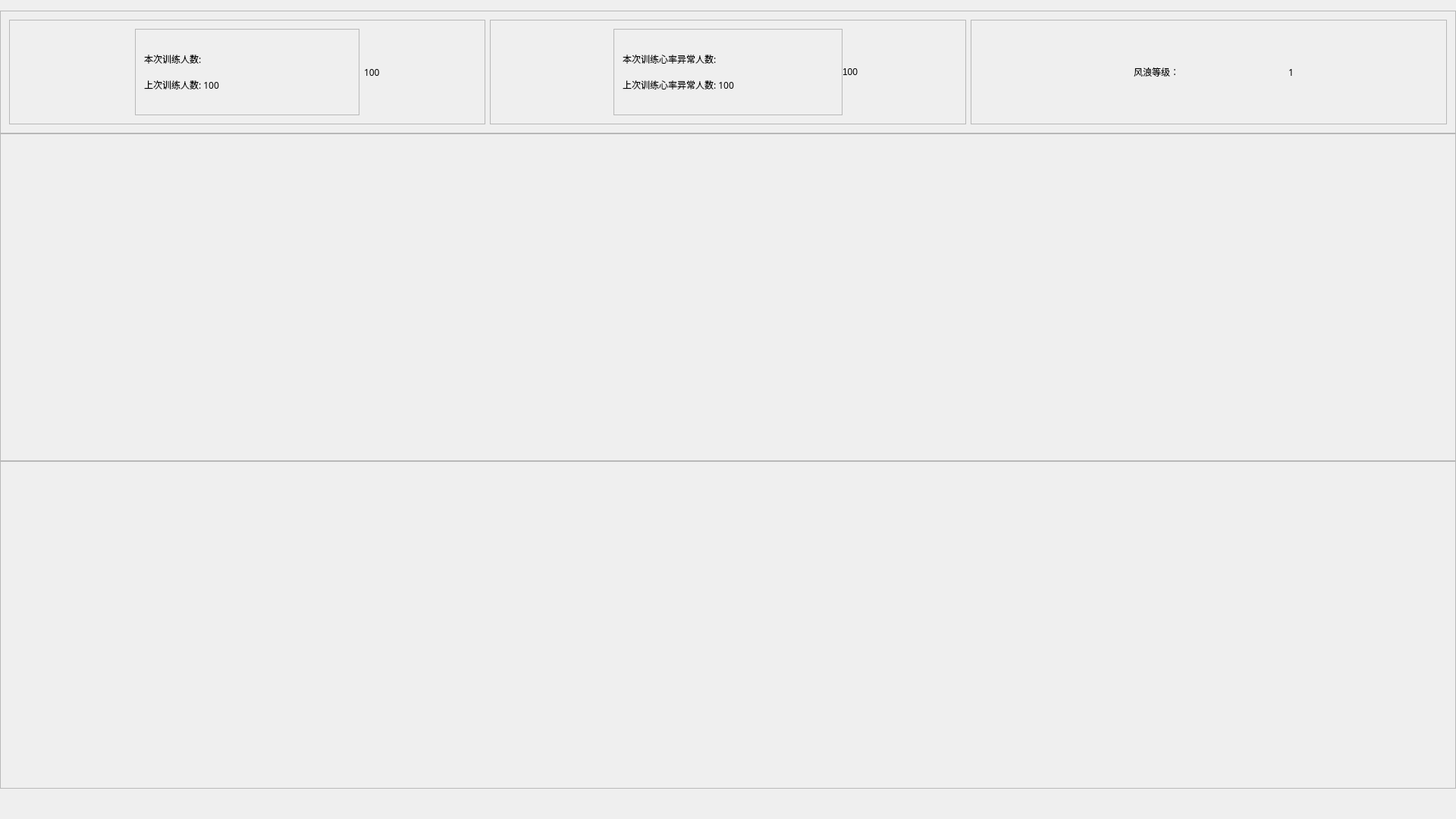
<?xml version="1.0" encoding="UTF-8"?>
<ui version="4.0">
 <class>hfMainWindow</class>
 <widget class="QMainWindow" name="hfMainWindow">
  <property name="geometry">
   <rect>
    <x>0</x>
    <y>0</y>
    <width>1920</width>
    <height>1080</height>
   </rect>
  </property>
  <property name="minimumSize">
   <size>
    <width>1920</width>
    <height>1080</height>
   </size>
  </property>
  <property name="maximumSize">
   <size>
    <width>1920</width>
    <height>1080</height>
   </size>
  </property>
  <property name="windowTitle">
   <string>MainWindow</string>
  </property>
  <widget class="QWidget" name="centralWidget">
   <layout class="QGridLayout" name="gridLayout_2">
    <property name="leftMargin">
     <number>0</number>
    </property>
    <property name="topMargin">
     <number>0</number>
    </property>
    <property name="rightMargin">
     <number>0</number>
    </property>
    <property name="bottomMargin">
     <number>0</number>
    </property>
    <item row="0" column="0">
     <layout class="QGridLayout" name="gridLayout" rowstretch="1,12,32,32,0" columnstretch="0">
      <property name="spacing">
       <number>0</number>
      </property>
      <item row="2" column="0">
       <widget class="QFrame" name="frame_10">
        <property name="frameShape">
         <enum>QFrame::StyledPanel</enum>
        </property>
        <property name="frameShadow">
         <enum>QFrame::Raised</enum>
        </property>
        <layout class="QHBoxLayout" name="horizontalLayout_9">
         <item>
          <layout class="QHBoxLayout" name="horizontalLayout_8" stretch="3,3,5">
           <item>
            <widget class="hfTemperature" name="temperature"/>
           </item>
           <item>
            <widget class="hfWetDisplay" name="wet"/>
           </item>
           <item>
            <widget class="hfNoiseDisplay" name="noise"/>
           </item>
          </layout>
         </item>
        </layout>
       </widget>
      </item>
      <item row="4" column="0">
       <spacer name="verticalSpacer">
        <property name="orientation">
         <enum>Qt::Vertical</enum>
        </property>
        <property name="sizeHint" stdset="0">
         <size>
          <width>20</width>
          <height>40</height>
         </size>
        </property>
       </spacer>
      </item>
      <item row="1" column="0">
       <widget class="QFrame" name="control_panel">
        <property name="frameShape">
         <enum>QFrame::StyledPanel</enum>
        </property>
        <property name="frameShadow">
         <enum>QFrame::Raised</enum>
        </property>
        <layout class="QHBoxLayout" name="horizontalLayout_7" stretch="4,4,4">
         <item>
          <widget class="QFrame" name="frame">
           <property name="frameShape">
            <enum>QFrame::StyledPanel</enum>
           </property>
           <property name="frameShadow">
            <enum>QFrame::Raised</enum>
           </property>
           <layout class="QGridLayout" name="gridLayout_4">
            <item row="0" column="0">
             <layout class="QHBoxLayout" name="horizontalLayout_5" stretch="1,2,1">
              <item>
               <widget class="QLabel" name="label_3">
                <property name="text">
                 <string/>
                </property>
               </widget>
              </item>
              <item>
               <widget class="QFrame" name="frame_6">
                <property name="frameShape">
                 <enum>QFrame::StyledPanel</enum>
                </property>
                <property name="frameShadow">
                 <enum>QFrame::Raised</enum>
                </property>
                <layout class="QVBoxLayout" name="verticalLayout_2">
                 <item>
                  <layout class="QVBoxLayout" name="verticalLayout" stretch="1,2,2,1">
                   <item>
                    <spacer name="verticalSpacer_3">
                     <property name="orientation">
                      <enum>Qt::Vertical</enum>
                     </property>
                     <property name="sizeHint" stdset="0">
                      <size>
                       <width>20</width>
                       <height>40</height>
                      </size>
                     </property>
                    </spacer>
                   </item>
                   <item>
                    <widget class="QLabel" name="label_5">
                     <property name="font">
                      <font>
                       <family>黑体</family>
                      </font>
                     </property>
                     <property name="text">
                      <string>本次训练人数:</string>
                     </property>
                    </widget>
                   </item>
                   <item>
                    <widget class="QLabel" name="label_6">
                     <property name="font">
                      <font>
                       <family>黑体</family>
                      </font>
                     </property>
                     <property name="text">
                      <string>上次训练人数: 100</string>
                     </property>
                    </widget>
                   </item>
                   <item>
                    <spacer name="verticalSpacer_2">
                     <property name="orientation">
                      <enum>Qt::Vertical</enum>
                     </property>
                     <property name="sizeHint" stdset="0">
                      <size>
                       <width>20</width>
                       <height>40</height>
                      </size>
                     </property>
                    </spacer>
                   </item>
                  </layout>
                 </item>
                </layout>
               </widget>
              </item>
              <item>
               <widget class="QLabel" name="label_10">
                <property name="font">
                 <font>
                  <family>黑体</family>
                 </font>
                </property>
                <property name="text">
                 <string>100</string>
                </property>
               </widget>
              </item>
             </layout>
            </item>
           </layout>
          </widget>
         </item>
         <item>
          <widget class="QFrame" name="frame_7">
           <property name="frameShape">
            <enum>QFrame::StyledPanel</enum>
           </property>
           <property name="frameShadow">
            <enum>QFrame::Raised</enum>
           </property>
           <layout class="QGridLayout" name="gridLayout_5">
            <item row="0" column="0">
             <layout class="QHBoxLayout" name="horizontalLayout_6" stretch="1,2,1">
              <property name="spacing">
               <number>0</number>
              </property>
              <item>
               <widget class="QLabel" name="label_4">
                <property name="text">
                 <string/>
                </property>
               </widget>
              </item>
              <item>
               <widget class="QFrame" name="frame_8">
                <property name="frameShape">
                 <enum>QFrame::StyledPanel</enum>
                </property>
                <property name="frameShadow">
                 <enum>QFrame::Raised</enum>
                </property>
                <layout class="QVBoxLayout" name="verticalLayout_3">
                 <item>
                  <layout class="QVBoxLayout" name="verticalLayout_4" stretch="1,2,2,1">
                   <item>
                    <spacer name="verticalSpacer_4">
                     <property name="orientation">
                      <enum>Qt::Vertical</enum>
                     </property>
                     <property name="sizeHint" stdset="0">
                      <size>
                       <width>20</width>
                       <height>40</height>
                      </size>
                     </property>
                    </spacer>
                   </item>
                   <item>
                    <widget class="QLabel" name="label_7">
                     <property name="font">
                      <font>
                       <family>黑体</family>
                      </font>
                     </property>
                     <property name="text">
                      <string>本次训练心率异常人数:</string>
                     </property>
                    </widget>
                   </item>
                   <item>
                    <widget class="QLabel" name="label_8">
                     <property name="font">
                      <font>
                       <family>黑体</family>
                      </font>
                     </property>
                     <property name="text">
                      <string>上次训练心率异常人数: 100</string>
                     </property>
                    </widget>
                   </item>
                   <item>
                    <spacer name="verticalSpacer_5">
                     <property name="orientation">
                      <enum>Qt::Vertical</enum>
                     </property>
                     <property name="sizeHint" stdset="0">
                      <size>
                       <width>20</width>
                       <height>40</height>
                      </size>
                     </property>
                    </spacer>
                   </item>
                  </layout>
                 </item>
                </layout>
               </widget>
              </item>
              <item>
               <widget class="QLabel" name="label_11">
                <property name="text">
                 <string>100</string>
                </property>
               </widget>
              </item>
             </layout>
            </item>
           </layout>
          </widget>
         </item>
         <item>
          <widget class="QFrame" name="frame_9">
           <property name="frameShape">
            <enum>QFrame::StyledPanel</enum>
           </property>
           <property name="frameShadow">
            <enum>QFrame::Raised</enum>
           </property>
           <layout class="QHBoxLayout" name="horizontalLayout_2">
            <item>
             <layout class="QHBoxLayout" name="horizontalLayout">
              <item>
               <widget class="QLabel" name="label">
                <property name="text">
                 <string/>
                </property>
               </widget>
              </item>
              <item>
               <widget class="QLabel" name="label_2">
                <property name="font">
                 <font>
                  <family>黑体</family>
                 </font>
                </property>
                <property name="text">
                 <string>风浪等级：</string>
                </property>
               </widget>
              </item>
              <item>
               <widget class="QLabel" name="label_9">
                <property name="font">
                 <font>
                  <family>黑体</family>
                 </font>
                </property>
                <property name="text">
                 <string>1</string>
                </property>
               </widget>
              </item>
             </layout>
            </item>
           </layout>
          </widget>
         </item>
        </layout>
       </widget>
      </item>
      <item row="0" column="0">
       <widget class="hfMainTitle" name="main_title" native="true"/>
      </item>
      <item row="3" column="0">
       <widget class="QFrame" name="frame_2">
        <property name="frameShape">
         <enum>QFrame::StyledPanel</enum>
        </property>
        <property name="frameShadow">
         <enum>QFrame::Raised</enum>
        </property>
        <layout class="QHBoxLayout" name="horizontalLayout_4" stretch="6,5">
         <item>
          <widget class="QWidget" name="heartrate" native="true"/>
         </item>
         <item>
          <widget class="QWidget" name="oxygen" native="true"/>
         </item>
        </layout>
       </widget>
      </item>
     </layout>
    </item>
   </layout>
  </widget>
 </widget>
 <layoutdefault spacing="6" margin="11"/>
 <customwidgets>
  <customwidget>
   <class>hfMainTitle</class>
   <extends>QWidget</extends>
   <header>maintitle.h</header>
   <container>1</container>
  </customwidget>
  <customwidget>
   <class>hfTemperature</class>
   <extends>QFrame</extends>
   <header>hftemperature.h</header>
   <container>1</container>
  </customwidget>
  <customwidget>
   <class>hfWetDisplay</class>
   <extends>QFrame</extends>
   <header>hfwetdisplay.h</header>
   <container>1</container>
  </customwidget>
  <customwidget>
   <class>hfNoiseDisplay</class>
   <extends>QFrame</extends>
   <header>hfnoisedisplay.h</header>
   <container>1</container>
  </customwidget>
 </customwidgets>
 <resources/>
 <connections/>
</ui>
